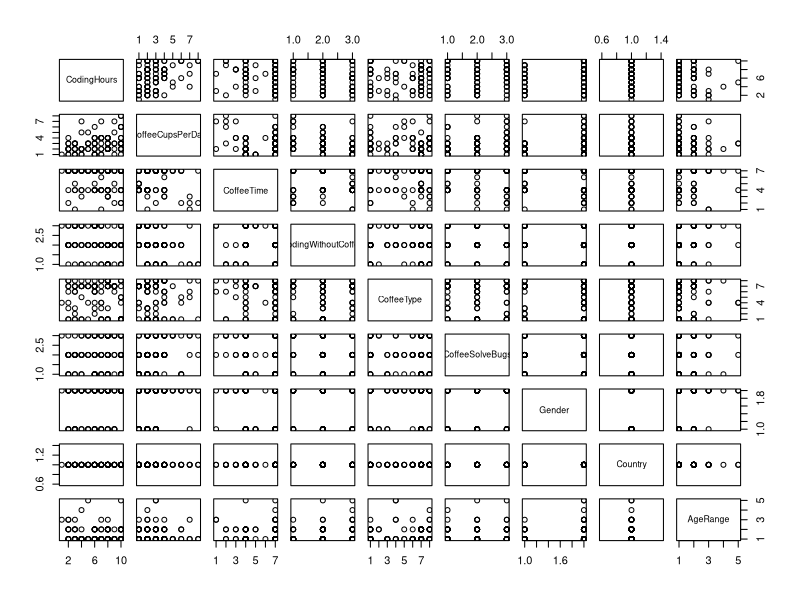
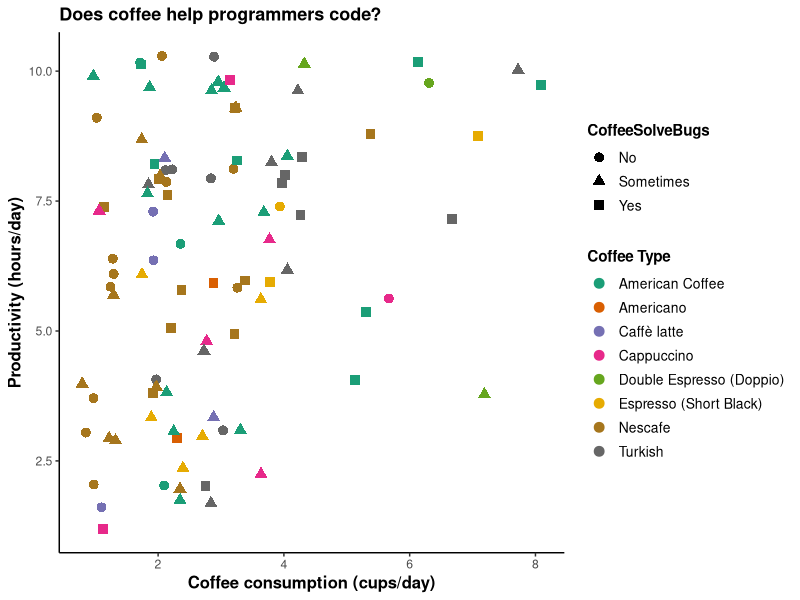
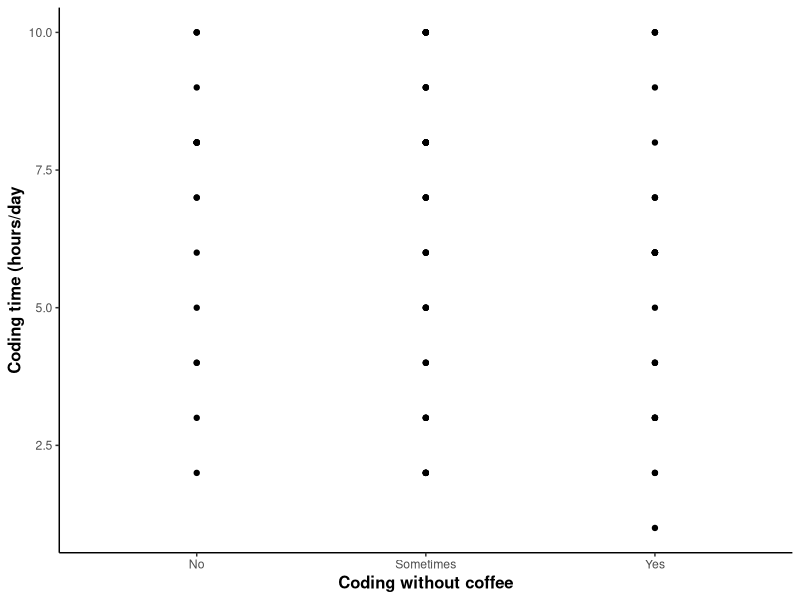
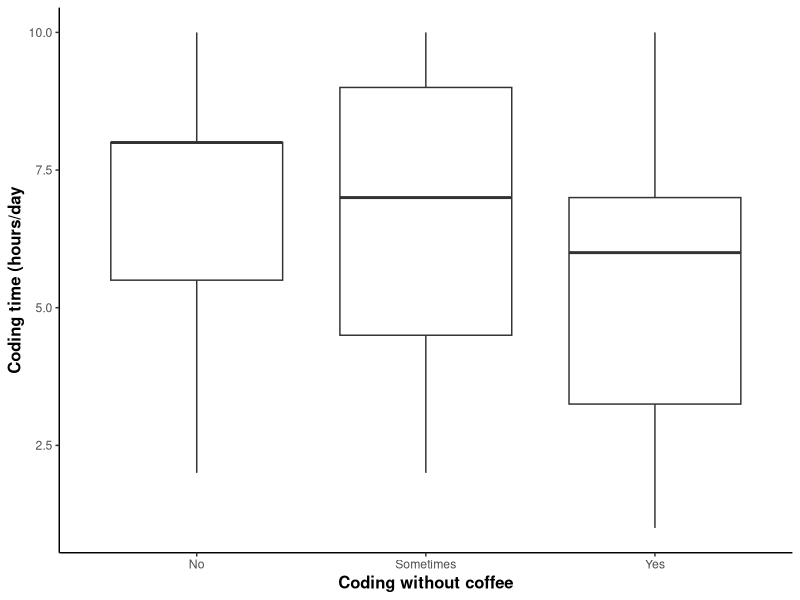
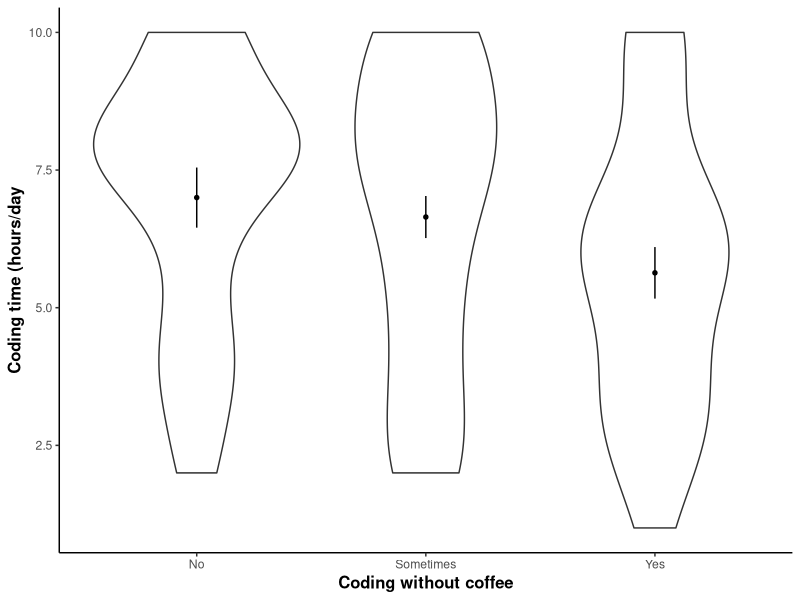
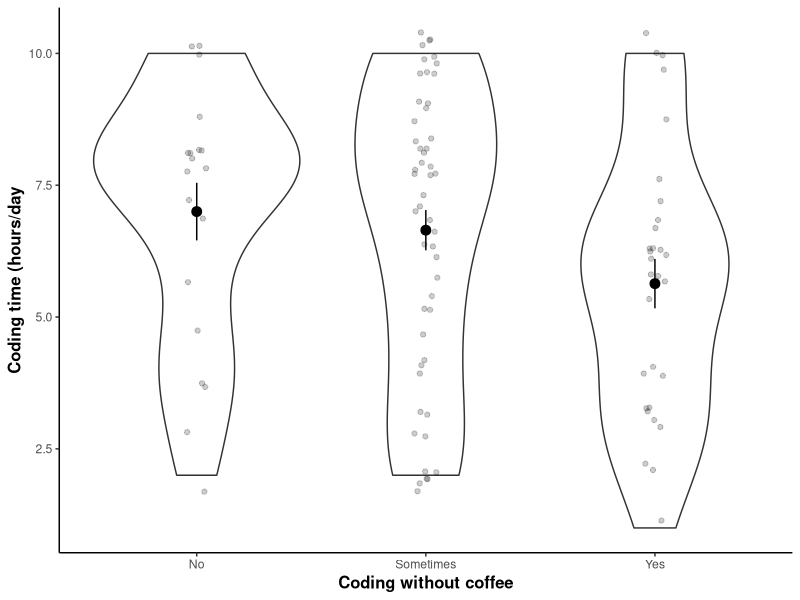
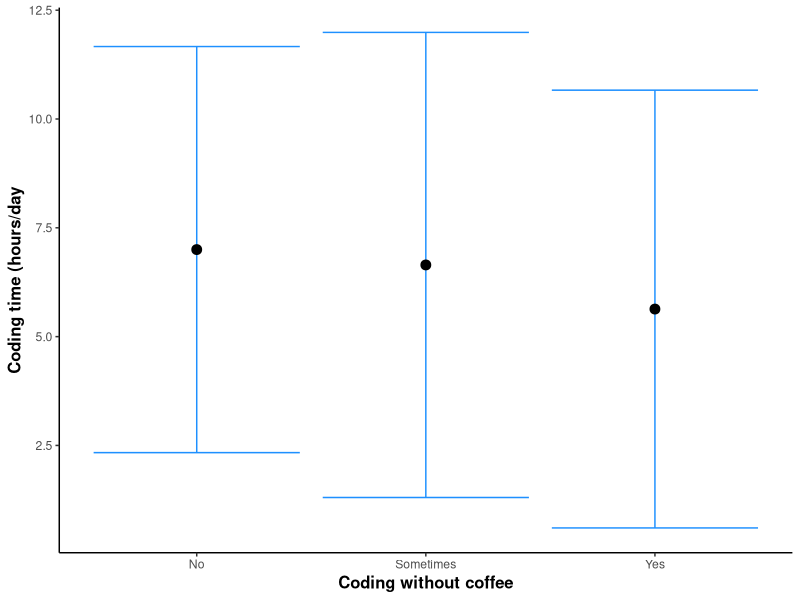
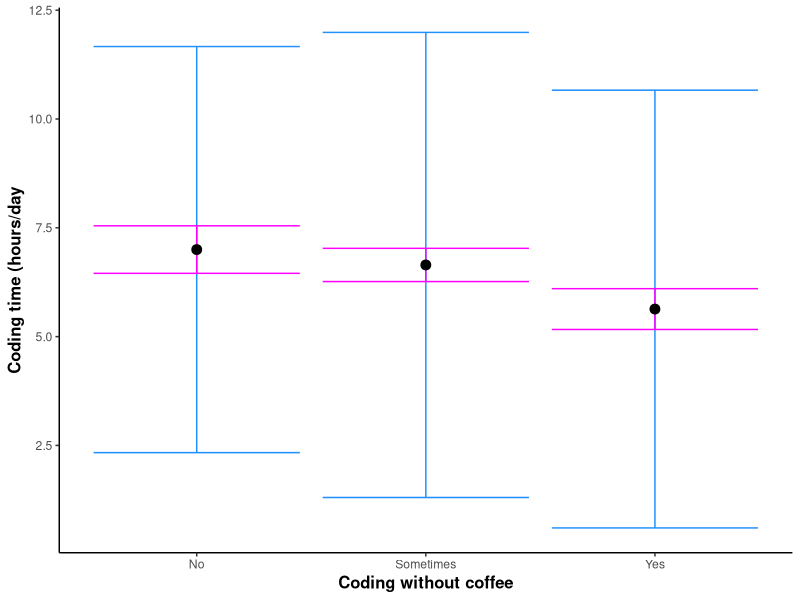

Write the R code that produced these figures, in order.
# Script to dump a bunch test plot examples for the Data Visualization training
# based on Coffee & Code dataset
# from https://www.kaggle.com/devready/coffee-and-code/data

# load packages
library(ggplot2)
library(dplyr)
library(magrittr)

# set ggplot theme
theme_set(theme_classic() +
            theme(axis.title = element_text(size = 12, face = "bold"),
                  plot.title = element_text(size = 13, face = "bold"),
                  legend.title = element_text(size = 11, face = "bold"),
                  legend.text = element_text(size = 10)))

# import data
df <- read.csv("data/coffee_code.csv")

# plot of all variable pairs (super difficult to interpret/understand)
plot(df)

# Dimensions - overwhelming bubble plot example -----

# Plot 1: Dimensions example (bubble plot)

# can comment out col and size to see how the plot changes
ggplot(na.omit(df)) +
  geom_jitter(aes(y = CodingHours, 
                 x = CoffeeCupsPerDay,
                 col = CoffeeType,
                 shape = CoffeeSolveBugs,
  ), size = 3
  ) +
  # set labels for each plot element
  labs(title = "Does coffee help programmers code?",
       x = "Coffee consumption (cups/day)",
       y = "Productivity (hours/day)",
       col = "Coffee Type",
       shape = "CoffeeSolveBugs"
  ) +
  scale_color_brewer(palette = "Dark2") 
ggsave("figures/bubbleplot_coffee_4dimensions.png", 
       device = "png", width = 20, height = 15, units = "cm", dpi = "retina")


# Visualizing honestly - Boxplot example ----
# different ways to show raw data & uncertainty

# basic scatter plot - not interpretable, raw information
ggplot(df) +
  geom_point(aes(x = CodingWithoutCoffee, y = CodingHours)) +
  labs(x = "Coding without coffee", y = "Coding time (hours/day")

# basic boxplot
ggplot(df) +
  geom_boxplot(aes(x = CodingWithoutCoffee, y = CodingHours)) +
  labs(x = "Coding without coffee", y = "Coding time (hours/day") 

# what if we take the mean, and plot it with uncertainty measurements?
df_mean <- group_by(df, CodingWithoutCoffee) %>%
  summarise(mean_codinghours = mean(CodingHours),
            sd_codinghours = sd(CodingHours),
            se_codinghours = sd(CodingHours)/sqrt(length(CodingHours))) 

# violin plot with mean and error bars
ggplot() +
  geom_violin(data = df, aes(x = CodingWithoutCoffee, y = CodingHours)) +
  geom_linerange(data = df_mean,
                 aes(x = CodingWithoutCoffee, 
                     ymin = mean_codinghours - se_codinghours,
                     ymax = mean_codinghours + se_codinghours)) +
  geom_point(data = df_mean, aes(x = CodingWithoutCoffee, y = mean_codinghours), size = 1.2) +
  labs(x = "Coding without coffee", y = "Coding time (hours/day")

# violin plot with jittered raw data
ggplot() +
  geom_violin(data = df, aes(x = CodingWithoutCoffee, y = CodingHours)) +
  geom_jitter(data = df, aes(x = CodingWithoutCoffee, y = CodingHours),
              alpha = .2, width = .05) +
  geom_linerange(data = df_mean,
                 aes(x = CodingWithoutCoffee, 
                     ymin = mean_codinghours - se_codinghours,
                     ymax = mean_codinghours + se_codinghours)) +
  geom_point(data = df_mean, 
             aes(x = CodingWithoutCoffee, 
                 y = mean_codinghours), size = 3) +
  labs(x = "Coding without coffee", y = "Coding time (hours/day")

# standard error vs. standard deviation  (colours are to be changed)
ggplot(df_mean) +
  geom_errorbar(aes(x = CodingWithoutCoffee, 
                    ymin = mean_codinghours - 1.96*sd_codinghours,
                    ymax = mean_codinghours + 1.96*sd_codinghours), col = "dodgerblue") +
  geom_point(aes(x = CodingWithoutCoffee, y = mean_codinghours), size = 3) +
  labs(x = "Coding without coffee", y = "Coding time (hours/day")
# plotting both error bars for comparison
ggplot(df_mean) +
  geom_errorbar(aes(x = CodingWithoutCoffee, 
                    ymin = mean_codinghours - 1.96*sd_codinghours,
                    ymax = mean_codinghours + 1.96*sd_codinghours), col = "dodgerblue") +
  geom_errorbar(aes(x = CodingWithoutCoffee, 
                    ymin = mean_codinghours - se_codinghours,
                    ymax = mean_codinghours + se_codinghours), col = "magenta") +
  geom_point(aes(x = CodingWithoutCoffee, y = mean_codinghours), size = 3) +
  labs(x = "Coding without coffee", y = "Coding time (hours/day")




